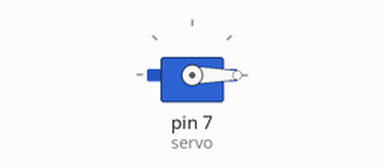
A sketch run on a simulated Arduino Uno, built with avr-gcc and run on an emulated ATmega328P. Shown: servo.

Above: at 0.05 s.
Timing chart, 0 to 4.6 s (numbered marks = the images above):
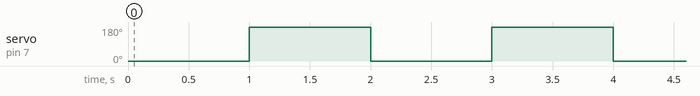

Measured:
- by itself, servo on pin 7 (servo): alternates 180° for 1.0 s and 0° for 1.0 s

The sketch:

Servo.ino
```cpp
#include <Servo.h>

Servo servo;  // create servo object to control a servo

void setup() {
  servo.attach(7);  // attaches the servo on pin 7 to the servo object
}

void loop() {
  servo.write(0);
  delay(1000);
  servo.write(180);
  delay(1000);
}
```
